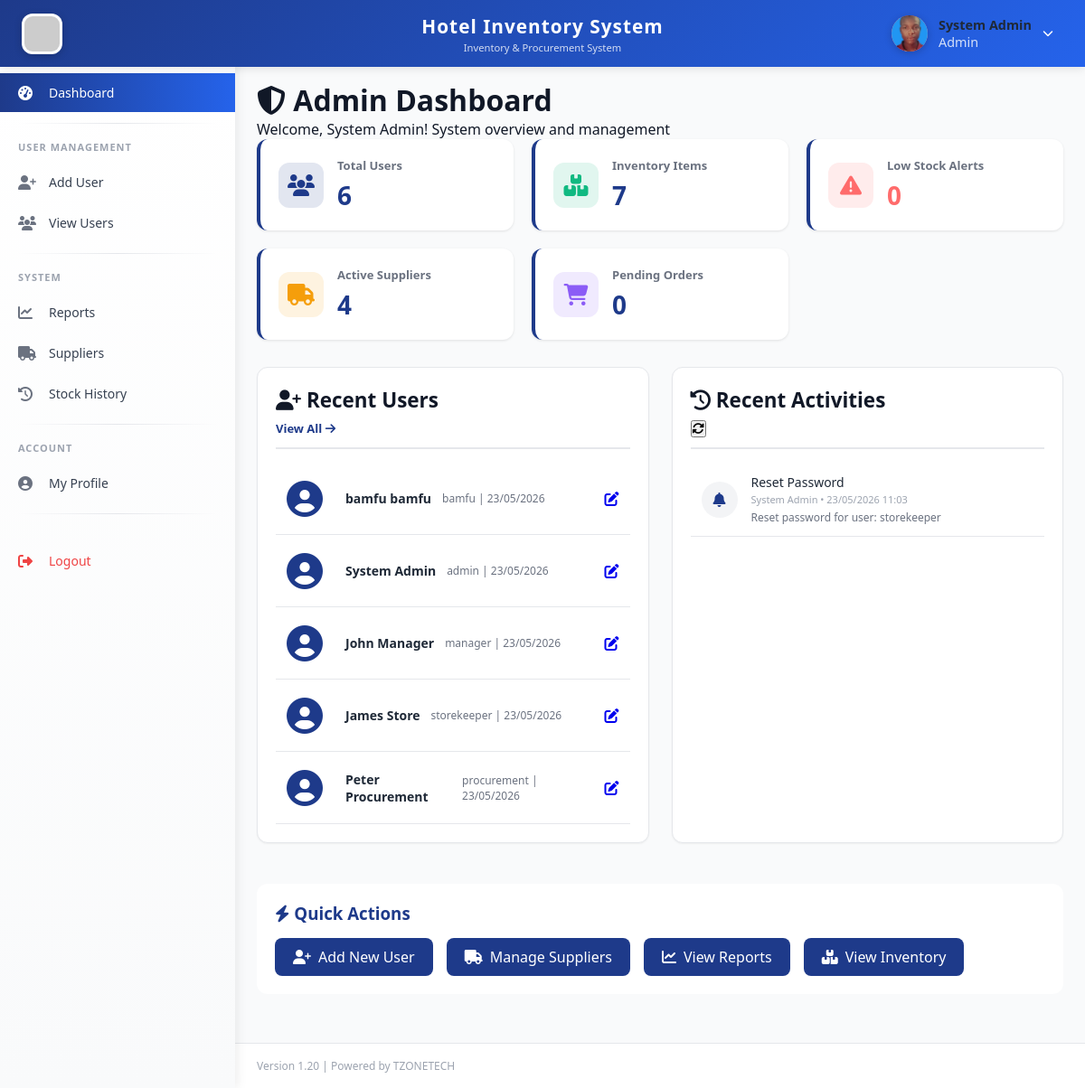
Page /admin/dashboard.php (signed in) on the committed database.
### tables this page shows
CREATE TABLE `users` (
  `id` int(11) NOT NULL,
  `fullname` varchar(100) NOT NULL,
  `username` varchar(50) NOT NULL,
  `password` varchar(255) NOT NULL,
  `email` varchar(100) NOT NULL,
  `phone` varchar(20) DEFAULT NULL,
  `role_id` int(11) NOT NULL,
  `status` enum('active','inactive') DEFAULT 'active',
  `created_at` timestamp NOT NULL DEFAULT current_timestamp(),
  `phone_verified` tinyint(4) DEFAULT 0,
  `reset_token` varchar(100) DEFAULT NULL,
  `reset_expires` datetime DEFAULT NULL,
  `profile_picture` varchar(255) DEFAULT NULL,
  `updated_at` timestamp NOT NULL DEFAULT current_timestamp() ON UPDATE current_timestamp()
);

CREATE TABLE `system_logs` (
  `id` int(11) NOT NULL,
  `user_id` int(11) DEFAULT NULL,
  `action` varchar(255) DEFAULT NULL,
  `details` text DEFAULT NULL,
  `ip_address` varchar(45) DEFAULT NULL,
  `created_at` timestamp NOT NULL DEFAULT current_timestamp()
);

### admin/dashboard.php (the view, shortened to what this page needs)
<?php
require_once '../includes/auth_check.php';
$stats = [];
$result = $db->query("SELECT COUNT(*) as count FROM users");
$stats['total_users'] = $result->fetch_assoc()['count'];
$result = $db->query("SELECT COUNT(*) as count FROM inventory_items WHERE status = 'active'");
$stats['total_items'] = $result->fetch_assoc()['count'];
$result = $db->query("SELECT COUNT(*) as count FROM inventory_items WHERE current_stock <= minimum_stock");
$stats['low_stock'] = $result->fetch_assoc()['count'];
$result = $db->query("SELECT COUNT(*) as count FROM suppliers WHERE status = 'active'");
$stats['total_suppliers'] = $result->fetch_assoc()['count'];
$result = $db->query("SELECT COUNT(*) as count FROM purchase_orders WHERE status = 'pending'");
$stats['pending_po'] = $result->fetch_assoc()['count'];
$recent_users = $db->query("SELECT id, fullname, username, email, created_at FROM users ORDER BY created_at DESC LIMIT 5")->fetch_all(MYSQLI_ASSOC);
$recent_activities = $db->query("SELECT l.*, u.fullname FROM system_logs l JOIN users u ON l.user_id = u.id ORDER BY l.created_at DESC LIMIT 10")->fetch_all(MYSQLI_ASSOC);
include '../templates/header.php';
include '../templates/sidebar.php';
?>
<div class="main-content">
    <div class="page-header">
        <h1><i class="fas fa-shield-alt"></i> Admin Dashboard</h1>
        <p>Welcome, <?php echo htmlspecialchars($_SESSION['fullname']); ?>! System overview and management</p>
    </div>
    <div class="stats-grid">
        <div class="stat-card">
            <div class="stat-icon" style="background: #1E3A8A20;">
                <i class="fas fa-users" style="color: #1E3A8A;"></i>
            </div>
            <div class="stat-info">
                <h3>Total Users</h3>
                <div class="stat-number"><?php echo $stats['total_users']; ?></div>
            </div>
        </div>
        <div class="stat-card">
            <div class="stat-icon" style="background: #10B98120;">
                <i class="fas fa-boxes" style="color: #10B981;"></i>
            </div>
            <div class="stat-info">
                <h3>Inventory Items</h3>
                <div class="stat-number"><?php echo $stats['total_items']; ?></div>
            </div>
        </div>
        <div class="stat-card">
            <div class="stat-icon" style="background: #FF6B6B20;">
                <i class="fas fa-exclamation-triangle" style="color: #FF6B6B;"></i>
            </div>
            <div class="stat-info">
                <h3>Low Stock Alerts</h3>
                <div class="stat-number" style="color: #FF6B6B;"><?php echo $stats['low_stock']; ?></div>
            </div>
        </div>
        <div class="stat-card">
            <div class="stat-icon" style="background: #F59E0B20;">
                <i class="fas fa-truck" style="color: #F59E0B;"></i>
            </div>
            <div class="stat-info">
                <h3>Active Suppliers</h3>
                <div class="stat-number"><?php echo $stats['total_suppliers']; ?></div>
            </div>
        </div>
        <div class="stat-card">
            <div class="stat-icon" style="background: #8B5CF620;">
                <i class="fas fa-shopping-cart" style="color: #8B5CF6;"></i>
            </div>
            <div class="stat-info">
                <h3>Pending Orders</h3>
                <div class="stat-number"><?php echo $stats['pending_po']; ?></div>
            </div>
        </div>
    </div>
    <div class="two-columns">
        <div class="card">
            <div class="card-header">
                <h3><i class="fas fa-user-plus"></i> Recent Users</h3>
                <a href="view_users.php" class="btn-link">View All <i class="fas fa-arrow-right"></i></a>
            </div>
            <div class="card-body">
                <div class="user-list">
                    <?php foreach($recent_users as $user): ?>
                        <div class="user-item">
                            <div class="user-avatar">
                                <i class="fas fa-user-circle"></i>
                            </div>
                            <div class="user-info">
                                <div class="user-name"><?php echo htmlspecialchars($user['fullname']); ?></div>
                                <div class="user-email"><?php echo htmlspecialchars($user['username']); ?> | <?php echo date('d/m/Y', strtotime($user['created_at'])); ?></div>
                            </div>
                            <div class="user-actions">
                                <a href="edit_user.php?id=<?php echo $user['id']; ?>" class="btn-icon">
                                    <i class="fas fa-edit"></i>
                                </a>
                            </div>
                        </div>
                    <?php endforeach; ?>
                </div>
            </div>
        </div>
        <div class="card">
            <div class="card-header">
                <h3><i class="fas fa-history"></i> Recent Activities</h3>
                <button onclick="refreshLogs()" class="btn-icon"><i class="fas fa-sync-alt"></i></button>
            </div>
            <div class="card-body">
                <div class="activity-list">
                    <?php foreach($recent_activities as $activity): ?>
                        <div class="activity-item">
                            <div class="activity-icon">
                                <?php
                                    $icon = 'fa-info-circle';
                                    if(strpos($activity['action'], 'Login') !== false) $icon = 'fa-sign-in-alt';
                                    elseif(strpos($activity['action'], 'Add') !== false) $icon = 'fa-plus-circle';
                                    elseif(strpos($activity['action'], 'Delete') !== false) $icon = 'fa-trash';
                                    elseif(strpos($activity['action'], 'Update') !== false) $icon = 'fa-edit';
                                    elseif(strpos($activity['action'], 'Stock') !== false) $icon = 'fa-boxes';
                                    else $icon = 'fa-bell';
                                ?>
                                <i class="fas <?php echo $icon; ?>"></i>
                            </div>
                            <div class="activity-details">
                                <div class="activity-action"><?php echo htmlspecialchars($activity['action']); ?></div>
                                <div class="activity-meta">
                                    <?php echo htmlspecialchars($activity['fullname']); ?> •
                                    <?php echo date('d/m/Y H:i', strtotime($activity['created_at'])); ?>
                                </div>
                                <?php if($activity['details']): ?>
                                    <div class="activity-detail"><?php echo htmlspecialchars($activity['details']); ?></div>
                                <?php endif; ?>
                            </div>
                        </div>
                    <?php endforeach; ?>
                </div>
            </div>
        </div>
    </div>
    <div class="quick-actions">
        <h3><i class="fas fa-bolt"></i> Quick Actions</h3>
        <div class="action-buttons">
            <a href="add_user.php" class="action-btn">
                <i class="fas fa-user-plus"></i> Add New User
            </a>
            <a href="../manager/suppliers.php" class="action-btn">
                <i class="fas fa-truck"></i> Manage Suppliers
            </a>
            <a href="../manager/reports.php" class="action-btn">
                <i class="fas fa-chart-line"></i> View Reports
            </a>
            <a href="../storekeeper/view_items.php" class="action-btn">
                <i class="fas fa-boxes"></i> View Inventory
            </a>
        </div>
    </div>
</div>
<?php include '../templates/footer.php'; ?>

### templates/header.php (shortened to what this page needs)
<!DOCTYPE html>
<html lang="en">
<head>
    <link rel="stylesheet" href="https://cdnjs.cloudflare.com/ajax/libs/font-awesome/6.4.0/css/all.min.css">
    <link rel="stylesheet" href="<?php echo APP_URL; ?>/assets/css/style.css">
</head>
<body>
    <div class="top-header">
        <div class="header-left">
            <img src="<?php echo APP_URL; ?>/assets/images/hotel.jpg" alt="Hotel Logo" class="logo-img" onerror="this.src='https://via.placeholder.com/45x45?text=H'">
        </div>
        <div class="header-center">
            <div class="app-title"><?php echo APP_NAME; ?></div>
            <div class="app-subtitle">Inventory & Procurement System</div>
        </div>
        <div class="header-right">
            <div class="user-info" id="userInfoBtn">
                <div class="user-avatar-circle" id="userAvatar">
                    <?php
                    $profile_pic = '';
                    if (isset($_SESSION['user_id'])) {
                        global $db;
                        $pic_sql = "SELECT profile_picture FROM users WHERE id = ?";
                        $pic_stmt = $db->prepare($pic_sql);
                        $pic_stmt->bind_param("i", $_SESSION['user_id']);
                        $pic_stmt->execute();
                        $pic_result = $pic_stmt->get_result();
                        if ($pic_row = $pic_result->fetch_assoc()) {
                            $profile_pic = $pic_row['profile_picture'];
                        }
                    }
                    if ($profile_pic && file_exists('../uploads/profile/' . $profile_pic)):
                    ?>
                        <img src="<?php echo APP_URL; ?>/uploads/profile/<?php echo $profile_pic; ?>" alt="Profile">
                    <?php endif; ?>
                </div>
                <div class="user-details">
                    <span class="user-name"><?php echo htmlspecialchars($_SESSION['fullname'] ?? 'User'); ?></span>
                    <span class="user-role"><?php echo $_SESSION['role'] ?? 'Guest'; ?></span>
                </div>
                <i class="fas fa-chevron-down" style="font-size: 12px;"></i>
            </div>
        </div>
    </div>

### rows in the picture
users: profile_picture (picture), fullname "System Admin", username "admin", created_at "23/05/2026"
users: fullname "bamfu bamfu", username "bamfu", created_at "23/05/2026"
users: fullname "John Manager", username "manager", created_at "23/05/2026"
users: fullname "James Store", username "storekeeper", created_at "23/05/2026"
users: fullname "Peter Procurement", username "procurement", created_at "23/05/2026"
system_logs: action "Reset Password", user.fullname "System Admin", created_at "23/05/2026 11:03", details "Reset password for user: storekeeper"

### other values in the picture
APP_NAME "Hotel Inventory System"
$_SESSION['fullname'] "System Admin"
$_SESSION['role'] "Admin"
$stats['total_users'] "6"
$stats['total_items'] "7"
$stats['low_stock'] "0"
$stats['total_suppliers'] "4"
$stats['pending_po'] "0"
